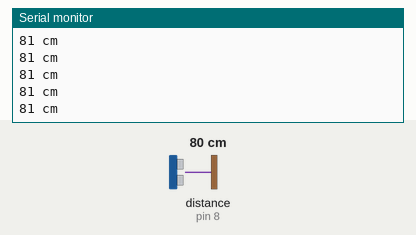
Simulated run of this sketch. Board: Arduino Uno, built with avr-gcc and run on an emulated ATmega328P. On the bench: the last lines printed to the serial monitor. The inputs (shaded band) are chosen by the test bench; at power-on: distance to the obstacle (sensor on pin 8) 80 cm. The echo pulse lasts 58.3 µs per cm.

Above: at 1.2 s.
1.3 s: distance to the obstacle (sensor on pin 8) set to 2 cm
At 1.32 s:
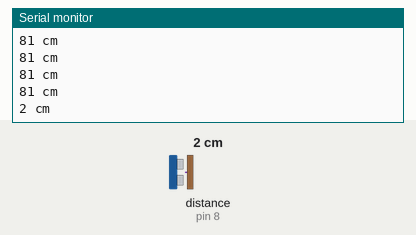
2.8 s: distance to the obstacle (sensor on pin 8) set to 4 cm
At 2.84 s:
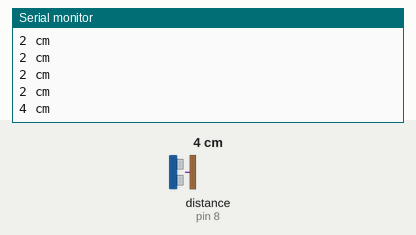
Timing chart, 0 to 5.8 s (numbered marks = the images above; inputs shaded):
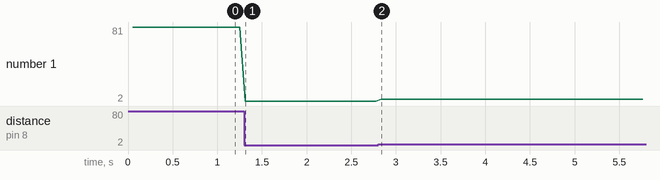

Measured:
- after the input at 1.3 s, the serial monitor: prints a new line at once (image 1)
- after the input at 2.8 s, the serial monitor: prints a new line at once (image 2)
- plotted number 1: 81 → 2 after the input at 1.3 s, 2 → 4 after the input at 2.8 s

The sketch:

capteurDistance.ino
```cpp
#include <NewPing.h>

const int trig=9;
const int echo=8;
unsigned int distance_cm=0;


NewPing sonar(trig,echo,400); // lecture distance en cm avec distance max fixée à 400 cm

void setup() {
  Serial.begin(9600);
  Serial.println("Souhaitez-vous la valeur en cm de la distance Y/N ?");
  pinMode(trig, OUTPUT);
  pinMode(echo, INPUT);
}

void loop() {
    distance_cm=sonar.ping_cm();
    Serial.print(distance_cm);
    Serial.println(" cm");
    delay(60);
  }
```
